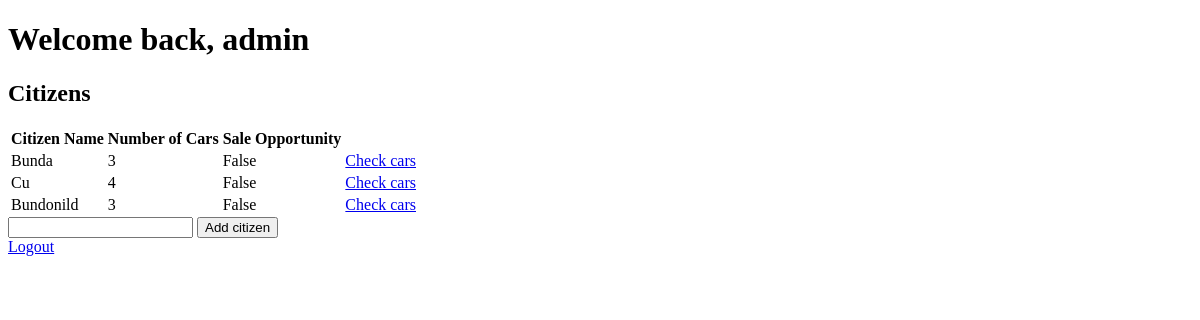
The page / (signed in) on the database as committed earlier.
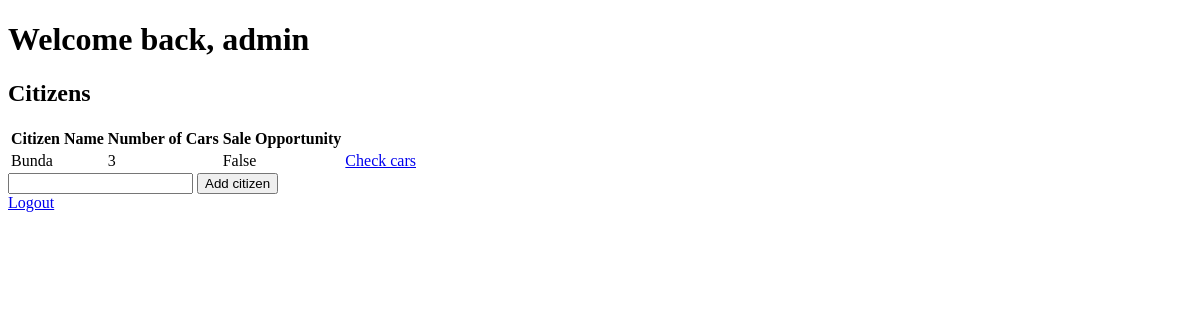
The same page on the database as committed later.
### app/models.py (models this page shows, shortened)
class Citizen(db.Model):
    id = db.Column(db.Integer, primary_key=True)
    name = db.Column(db.String(128), nullable=False)
    sale_opportunity = db.Column(db.Boolean, unique=False, default=True)
    cars = db.relationship('Car', backref='citizen', lazy='dynamic')

### app/app.py (the view)
@app.route('/', methods=['POST', 'GET'])
def index():
    if 'user' in session:
        user = session['user']
        if request.method == 'POST':
            form_content = request.form['content']
            new_citizen = Citizen(name=form_content, sale_op=True)
            try:
                db.session.add(new_citizen)
                db.session.commit()
                return redirect('/')
            except:
                return 'There was an error'
        else:
            citizens = Citizen.query.order_by(Citizen.id).all()
            car_citizen = db.session.query(Citizen.name, db.func.count(Car.citizen_id)) \
                .outerjoin(Car, Citizen.id == Car.citizen_id).group_by(Citizen.name).all()
            car_citizen = dict(car_citizen)
            return render_template('index.html', citizens=citizens, user=user,
                                    car_citizen=car_citizen)
    else:
        return redirect(url_for('login'))

### app/templates/index.html (shortened to what this page needs)
{% extends 'base.html' %}
{% block body %}
<div class="content">
  <h1>Welcome back, {{ user }}</h1>
  <h2>Citizens</h2>
  {% if citizens|length < 1%}
  <h3>No citizens yet. Create one below.</h3>
  {% else %}
  <table>
    <tr>
      <th>Citizen Name</th>
      <th>Number of Cars</th>
      <th>Sale Opportunity</th>
    </tr>
      {% for citizen in citizens %}
      <tr>
        <td>{{ citizen.name }}</td>
        <td>{{ car_citizen[citizen.name] }}</td>
        <td>{{ citizen.sale_opportunity }}</td>
        <td>
          <a href="/update/{{ citizen.id }}">Check cars</a>
        </td>
      </tr>
      {% endfor %}
  </table>
  {% endif %}
  <form action="/" method="POST">
    <input type="text" name="content" id="content">
    <input type="submit" value="Add citizen">
  </form>
</div>
<div>
  <a href="{{ url_for('logout') }}">Logout</a>
</div>
{% endblock %}

### app/templates/base.html (shortened to what this page needs)
<!DOCTYPE html>
<html lang="en">
<head>
</head>
<body>
    {% block body %}{% endblock %}
</body>
</html>

Rows that differ between the two databases and show on the page:
removed Citizen: name "Cu", name "4", sale_opportunity "False"
removed Citizen: name "Bundonild", name "3", sale_opportunity "False"
